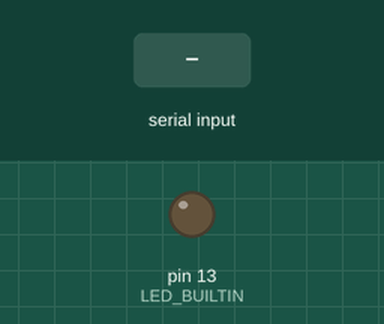
Simulated run of this sketch. Board: Arduino Uno, built with avr-gcc and run on an emulated ATmega328P. Shown: output pins drawn as LEDs (lit = HIGH). The test bench sets the inputs (shaded band). What the sketch prints to the serial monitor is not drawn.

Above: at 1.2 s.
1.3 s: "1" received over Serial
At 3.4 s:
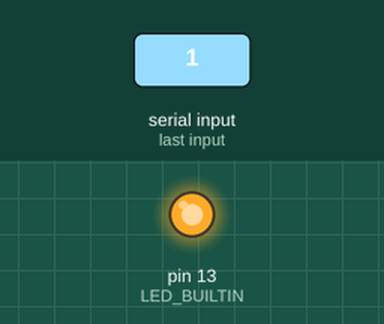
Timing chart, 0 to 4.9 s (numbered marks = the images above; inputs shaded):
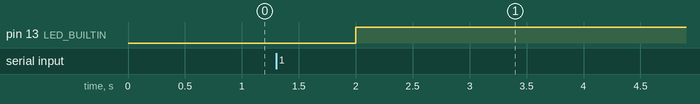

Measured:
- after the input at 1.3 s, pin 13 (LED_BUILTIN): LOW → HIGH after 0.70 s

The sketch:

SimpleBT.ino
```cpp
/*
    W Breytenbach
    2025/03/22
    Simple program to do some Classic Bluetooth communication functions.

    It communicates through the serial port to a HC-05 Bluetooth module.
    It will start to periodically send a string consisting of the Msg and the string representation of cnt.

    It checks for reeived data, and upon success it sets Msg to what was received.

    It uses a simple message structure where the first byte has bit 8 set to one, and bits 7 downto 0 specifying
    the number of ASCII characters to receive. This way the message byte is easy to recongnize.
*/

  int cnt = 0;
  String Msg = "Pete";

// the setup function runs once when you press reset or power the board
void setup() {
  // initialize digital pin LED_BUILTIN as an output.
  pinMode(LED_BUILTIN, OUTPUT);
  Serial.begin(38400);
  Serial.setTimeout(10);
  Serial.println("Ready");
}

// the loop function runs over and over again forever
void loop() {

  if (Serial.available() > 0){
    byte data = 0;

    // ignore all but the length byte
    while (data < 0x80){
       data = Serial.read();
    }

    digitalWrite(LED_BUILTIN, HIGH);
    // for now a simple read string does the trick to get the message
    Msg = Serial.readString();
    Msg.trim();

    cnt = 0;
  }
  else {
    // Send a message to the phone
    String Number = String(cnt++);
    String reply = String(Msg + Number);
    int len = reply.length();
    Serial.write(len + 0x80);
    Serial.print(reply);

    delay(2000);  // don't do it too often.
  }
}
```
